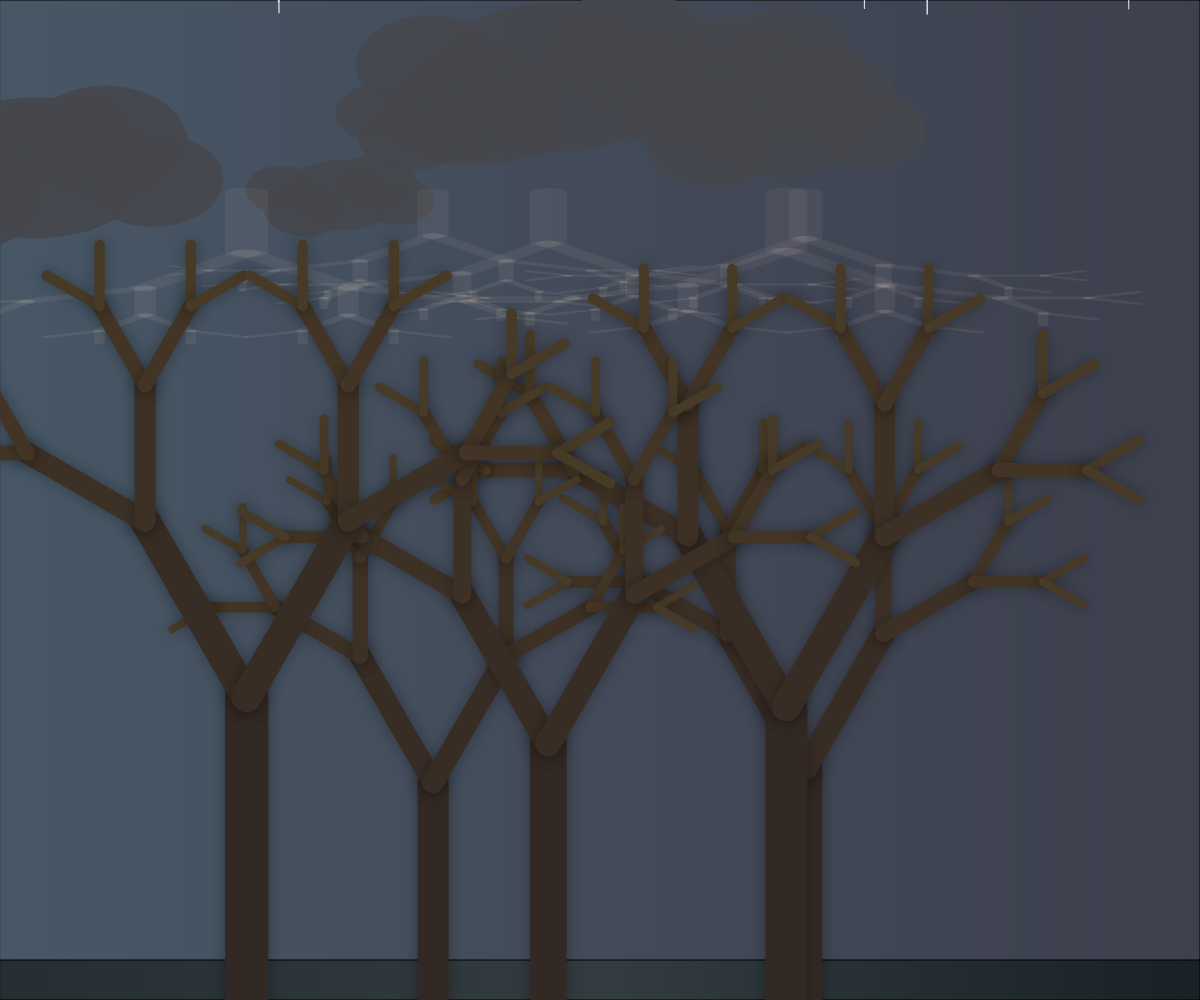
Frame 1 (no input)
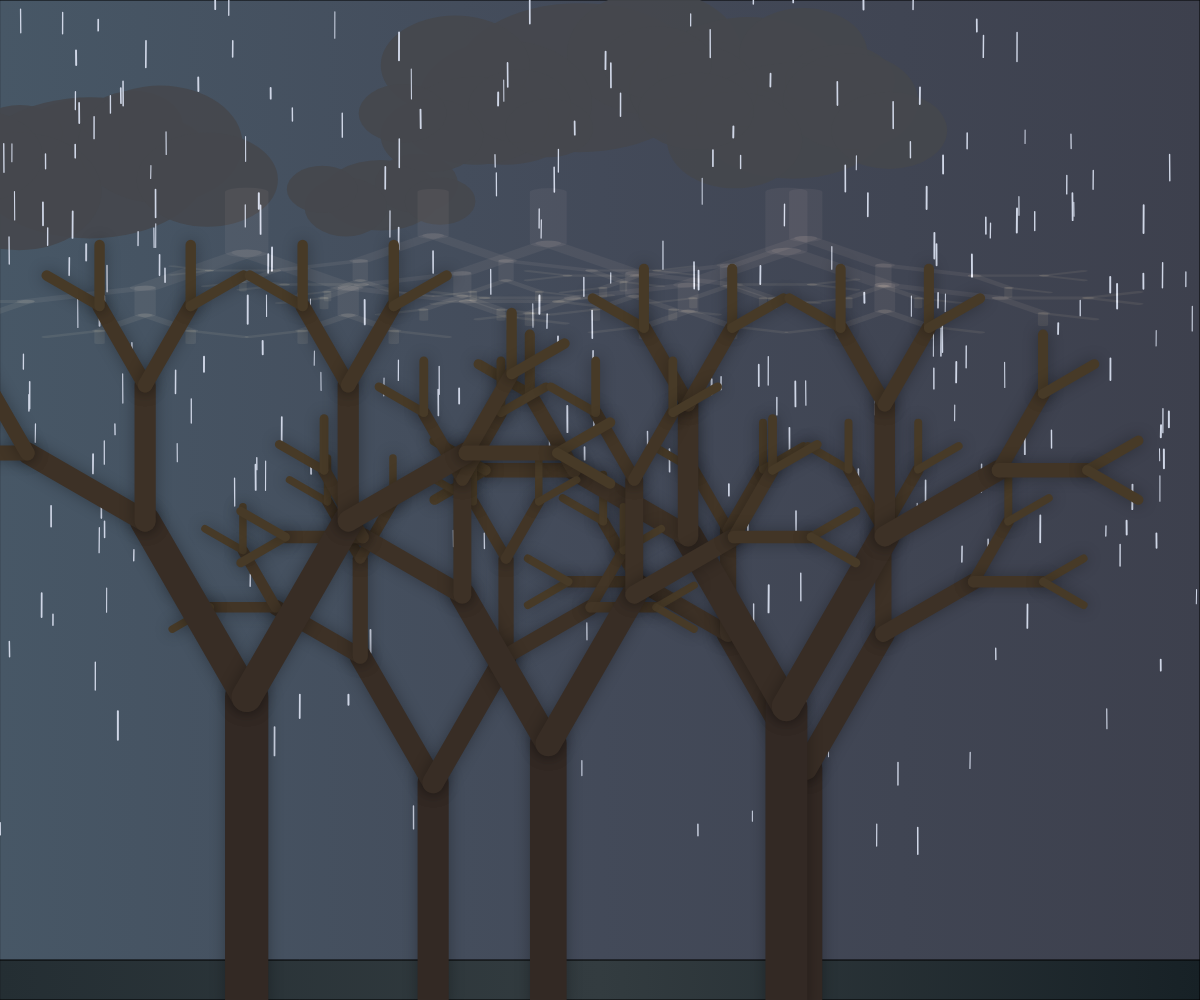
Frame 60 (no input)
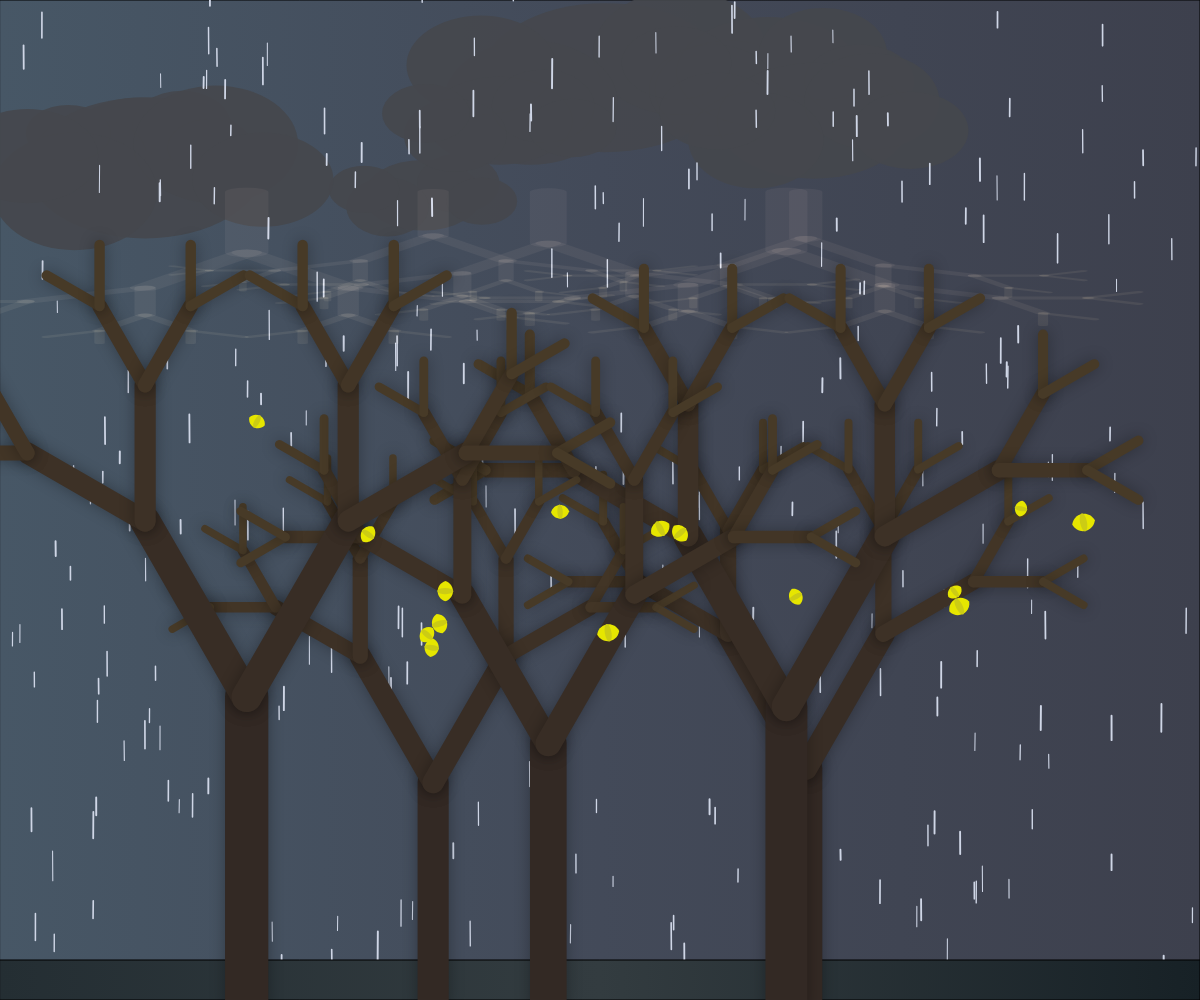
Frame 120 (the mouse pressed at the canvas centre since frame 60)

The p5.js sketch that drew these frames (run headless with seeded random() and noise() and a simulated clock; from frame 60 on, the mouse is pressed at the canvas centre):

// p5.js sketch
// ── sketch.js
// Variables globales
let arboles = [];
let bananos = [];
let gotas = [];
let nubes = [];
let canvas;
let truenos = [];
let ultimoTrueno = 0;

// Configuración inicial
function setup() {
  canvas = createCanvas(windowWidth, windowHeight);
  canvas.style('display', 'block');
  colorMode(HSB, 360, 100, 100, 100);
  
  // Crear árboles fractales
  for (let i = 0; i < 5; i++) {
    let x = random(width * 0.1, width * 0.9);
    arboles.push(new ArbolFractal(x, height, random(height * 0.2, height * 0.3)));
  }
  
  // Crear nubes de lluvia
  for (let i = 0; i < 7; i++) {
    nubes.push(new NubeLluvia(random(width), random(height * 0.05, height * 0.2)));
  }
  
  // Inicializar sistema de gotas de lluvia
  for (let i = 0; i < 300; i++) {
    gotas.push(new Gota(random(width), random(-500, 0)));
  }
}

// Función principal de dibujo
function draw() {
  // Fondo cielo lluvioso con gradiente oscuro
  let gradienteSky = drawingContext.createLinearGradient(0, 0, width, 0);
  gradienteSky.addColorStop(0, color(210, 30, 40)); // Azul oscuro
  gradienteSky.addColorStop(0.5, color(220, 25, 35)); // Azul grisáceo
  gradienteSky.addColorStop(1, color(230, 20, 30)); // Gris azulado
  
  drawingContext.fillStyle = gradienteSky;
  rect(0, 0, width, height);
  
  // Efecto de trueno aleatorio
  if (random(100) < 0.5 && millis() - ultimoTrueno > 5000) {
    truenos.push({
      alpha: 80,
      duracion: random(5, 15)
    });
    ultimoTrueno = millis();
  }
  
  // Dibujar truenos
  for (let i = truenos.length - 1; i >= 0; i--) {
    let trueno = truenos[i];
    // Flash de luz
    fill(60, 10, 100, trueno.alpha);
    rect(0, 0, width, height);
    trueno.alpha -= trueno.duracion;
    if (trueno.alpha <= 0) {
      truenos.splice(i, 1);
    }
  }
  
  // Dibujar nubes
  for (let nube of nubes) {
    nube.actualizar();
    nube.dibujar();
  }
  
  // Dibujar gotas de lluvia
  for (let gota of gotas) {
    gota.actualizar();
    gota.dibujar();
  }
  
  // Dibujar suelo mojado con gradiente
  let gradienteSuelo = drawingContext.createLinearGradient(0, height - 40, width, height - 40);
  gradienteSuelo.addColorStop(0, color(200, 30, 20));
  gradienteSuelo.addColorStop(0.5, color(200, 20, 25));
  gradienteSuelo.addColorStop(1, color(200, 40, 15));
  
  drawingContext.fillStyle = gradienteSuelo;
  rect(0, height - 40, width, 40);
  
  // Reflejos en el suelo
  drawingContext.globalAlpha = 0.2;
  drawingContext.globalCompositeOperation = 'lighter';
  for (let arbol of arboles) {
    push();
    scale(1, -0.2);
    translate(0, -height * 2 + 40);
    arbol.dibujar(true); // Dibujar reflejo
    pop();
  }
  drawingContext.globalAlpha = 1;
  drawingContext.globalCompositeOperation = 'source-over';
  
  // Dibujar árboles
  for (let arbol of arboles) {
    arbol.dibujar(false);
  }
  
  // Actualizar y dibujar bananos
  for (let i = bananos.length - 1; i >= 0; i--) {
    let banano = bananos[i];
    banano.actualizar();
    banano.dibujar();
    
    // Eliminar bananos viejos o que han caído fuera de la pantalla
    if (banano.vida <= 0 || banano.posicion.y > height - 40) {
      bananos.splice(i, 1);
    }
  }
}

// Clase para el árbol fractal
class ArbolFractal {
  constructor(x, y, altura) {
    this.posicion = createVector(x, y);
    this.altura = altura * 1.5;
    this.ancho = this.altura / 10;
    this.color = color(30, 40, 30);
    this.puntosFruto = [];
    this.angulo = PI/6;
    this.reduccion = 0.67;
    this.niveles = 5;
    
    // Generar puntos para los frutos en las puntas de las ramas
    this.calcularPuntosFruto();
  }
  
  calcularPuntosFruto() {
    // Esta función se llamará después de dibujar el árbol para obtener los puntos finales
    this.puntosFruto = [];
    let puntas = [];
    this.obtenerPuntasRamas(this.posicion.x, this.posicion.y, -PI/2, this.altura * 0.7, 0, puntas);
    
    // Seleccionar algunas puntas aleatorias para los frutos
    for (let i = 0; i < min(8, puntas.length); i++) {
      let indice = floor(random(puntas.length));
      if (indice < puntas.length) {
        this.puntosFruto.push(puntas[indice]);
      }
    }
  }
  
  obtenerPuntasRamas(x, y, angulo, longitud, nivel, puntas) {
    // Calcular el punto final de esta rama
    let xFin = x + cos(angulo) * longitud;
    let yFin = y + sin(angulo) * longitud;
    
    // Si es una rama final, añadir a las puntas
    if (nivel === this.niveles - 1) {
      puntas.push({x: xFin, y: yFin});
    } else {
      // Recursión para las ramas hijas
      this.obtenerPuntasRamas(xFin, yFin, angulo - this.angulo, longitud * this.reduccion, nivel + 1, puntas);
      this.obtenerPuntasRamas(xFin, yFin, angulo + this.angulo, longitud * this.reduccion, nivel + 1, puntas);
    }
  }
  
  dibujar(esReflejo = false) {
    push();
    
    if (!esReflejo) {
      // Sombra del árbol solo para el árbol real, no para el reflejo
      drawingContext.shadowBlur = 15;
      drawingContext.shadowColor = 'rgba(0, 0, 0, 0.3)';
    }
    
    // Color del tronco más oscuro para día lluvioso
    stroke(20, 30, 20);
    strokeWeight(this.ancho);
    
    // Dibujar el árbol fractal recursivamente
    this.dibujarRama(this.posicion.x, this.posicion.y, -PI/2, this.altura * 0.7, 0);
    
    // Puntos de frutos (invisibles)
    noFill();
    noStroke();
    for (let punto of this.puntosFruto) {
      ellipse(punto.x, punto.y, 5, 5);
    }
    
    pop();
  }
  
  dibujarRama(x, y, angulo, longitud, nivel) {
    // Calcular el punto final de esta rama
    let xFin = x + cos(angulo) * longitud;
    let yFin = y + sin(angulo) * longitud;
    
    // Ajustar el grosor según el nivel
    strokeWeight(this.ancho * pow(0.7, nivel));
    
    // Ajustar el color según el nivel
    let tono = map(nivel, 0, this.niveles, 20, 40);
    let saturacion = map(nivel, 0, this.niveles, 30, 50);
    let brillo = map(nivel, 0, this.niveles, 20, 30);
    stroke(tono, saturacion, brillo);
    
    // Dibujar esta rama
    line(x, y, xFin, yFin);
    
    // Si no hemos llegado al nivel máximo, dibujar las ramas hijas
    if (nivel < this.niveles - 1) {
      this.dibujarRama(xFin, yFin, angulo - this.angulo, longitud * this.reduccion, nivel + 1);
      this.dibujarRama(xFin, yFin, angulo + this.angulo, longitud * this.reduccion, nivel + 1);
    }
  }
  
  generarBanano() {
    if (this.puntosFruto.length > 0) {
      // Calcular puntos de fruto si no se ha hecho
      if (this.puntosFruto.length === 0) {
        this.calcularPuntosFruto();
      }
      
      let puntoAleatorio = random(this.puntosFruto);
      bananos.push(new Banano(puntoAleatorio.x, puntoAleatorio.y));
    }
  }
}

// Clase para las gotas de lluvia
class Gota {
  constructor(x, y) {
    this.posicion = createVector(x, y);
    this.velocidad = createVector(random(-0.5, 0.5), random(5, 15));
    this.longitud = random(10, 30);
    this.grosor = random(1, 2);
    this.alpha = random(150, 220);
  }
  
  actualizar() {
    this.posicion.add(this.velocidad);
    
    // Si la gota sale de la pantalla, reiniciarla arriba
    if (this.posicion.y > height) {
      this.posicion.y = random(-100, 0);
      this.posicion.x = random(width);
      this.velocidad.y = random(5, 15);
      this.longitud = random(10, 30);
    }
  }
  
  dibujar() {
    push();
    stroke(220, 10, 90, this.alpha);
    strokeWeight(this.grosor);
    line(
      this.posicion.x, 
      this.posicion.y, 
      this.posicion.x + this.velocidad.x * 0.5, 
      this.posicion.y - this.longitud
    );
    pop();
  }
}

// Clase para las nubes de lluvia
class NubeLluvia {
  constructor(x, y) {
    this.posicion = createVector(x, y);
    this.velocidad = createVector(random(0.3, 1.2), 0);
    this.tamaño = random(100, 250);
    this.color = color(220, 10, 30, 90);
    this.gotasTimer = 0;
  }
  
  actualizar() {
    this.posicion.add(this.velocidad);
    
    // Si la nube sale de la pantalla, vuelve a aparecer por el otro lado
    if (this.posicion.x > width + this.tamaño) {
      this.posicion.x = -this.tamaño;
      this.posicion.y = random(height * 0.05, height * 0.2);
    }
  }
  
  dibujar() {
    push();
    translate(this.posicion.x, this.posicion.y);
    
    // Dibujar nube más oscura para día lluvioso
    fill(this.color);
    noStroke();
    
    // Forma de nube más compleja
    ellipse(0, 0, this.tamaño, this.tamaño * 0.6);
    ellipse(this.tamaño * 0.3, -this.tamaño * 0.1, this.tamaño * 0.7, this.tamaño * 0.5);
    ellipse(-this.tamaño * 0.3, this.tamaño * 0.1, this.tamaño * 0.7, this.tamaño * 0.5);
    ellipse(this.tamaño * 0.5, this.tamaño * 0.05, this.tamaño * 0.6, this.tamaño * 0.4);
    ellipse(-this.tamaño * 0.5, -this.tamaño * 0.05, this.tamaño * 0.6, this.tamaño * 0.4);
    
    pop();
  }
}

// Clase para los bananos
class Banano {
  constructor(x, y) {
    this.posicion = createVector(x, y);
    this.velocidad = createVector(random(-0.5, 0.5), random(-0.2, 0.5));
    this.aceleracion = createVector(0, 0.1);
    this.tamaño = random(15, 25);
    this.rotacion = random(TWO_PI);
    this.velocidadRotacion = random(-0.02, 0.02);
    this.color = color(60, 100, 90); // Amarillo para banano
    this.vida = random(200, 300);
  }
  
  actualizar() {
    // Aplicar física
    this.velocidad.add(this.aceleracion);
    this.posicion.add(this.velocidad);
    
    // Aplicar resistencia del aire
    this.velocidad.mult(0.99);
    
    // Actualizar rotación
    this.rotacion += this.velocidadRotacion;
    
    // Reducir vida
    this.vida--;
  }
  
  dibujar() {
    push();
    translate(this.posicion.x, this.posicion.y);
    rotate(this.rotacion);
    
    // Dibujar banano
    fill(this.color);
    noStroke();
    
    // Forma de banano
    beginShape();
    vertex(0, -this.tamaño/2);
    bezierVertex(this.tamaño/2, -this.tamaño/3, this.tamaño/2, this.tamaño/3, 0, this.tamaño/2);
    bezierVertex(-this.tamaño/2, this.tamaño/3, -this.tamaño/2, -this.tamaño/3, 0, -this.tamaño/2);
    endShape(CLOSE);
    
    // Detalles del banano
    fill(60, 90, 80);
    ellipse(0, 0, this.tamaño * 0.8, this.tamaño * 0.3);
    
    pop();
  }
}

// Clase para el sol
class Sol {
  constructor(x, y) {
    this.posicion = createVector(x, y);
    this.tamaño = min(width, height) * 0.15;
    this.angulo = 0;
    this.color = color(35, 80, 95); // Color más suave
    this.resplandor = 0;
  }
  
  actualizar() {
    this.angulo += 0.005;
    this.resplandor = sin(frameCount * 0.02) * 10; // Efecto de pulsación suave
  }
  
  dibujar() {
    push();
    translate(this.posicion.x, this.posicion.y);
    
    // Resplandor exterior
    drawingContext.shadowBlur = 50 + this.resplandor;
    drawingContext.shadowColor = color(35, 90, 100, 70);
    
    // Gradiente de sol
    let gradiente = drawingContext.createRadialGradient(0, 0, 0, 0, 0, this.tamaño/2);
    gradiente.addColorStop(0, color(40, 80, 100, 100));
    gradiente.addColorStop(0.7, color(35, 90, 95, 100));
    gradiente.addColorStop(1, color(30, 100, 90, 90));
    
    drawingContext.fillStyle = gradiente;
    
    // Sol
    noStroke();
    ellipse(0, 0, this.tamaño + this.resplandor, this.tamaño + this.resplandor);
    
    // Rayos de sol sutiles
    drawingContext.shadowBlur = 0;
    fill(40, 80, 100, 20);
    for (let i = 0; i < 8; i++) {
      push();
      rotate(this.angulo + i * TWO_PI / 8);
      let rayoLongitud = this.tamaño * 1.2;
      let rayoAncho = map(sin(frameCount * 0.05 + i), -1, 1, 0.1, 0.2);
      ellipse(rayoLongitud/2, 0, rayoLongitud, rayoLongitud * rayoAncho);
      pop();
    }
    
    pop();
  }
}

// Clase para las nubes
class Nube {
  constructor(x, y) {
    this.posicion = createVector(x, y);
    this.velocidad = createVector(random(0.2, 0.8), 0);
    this.tamaño = random(50, 150);
    this.color = color(0, 0, 100, 80);
  }
  
  actualizar() {
    this.posicion.add(this.velocidad);
    
    // Si la nube sale de la pantalla, vuelve a aparecer por el otro lado
    if (this.posicion.x > width + this.tamaño) {
      this.posicion.x = -this.tamaño;
      this.posicion.y = random(height * 0.1, height * 0.3);
    }
  }
  
  dibujar() {
    push();
    translate(this.posicion.x, this.posicion.y);
    
    // Dibujar nube
    fill(this.color);
    noStroke();
    ellipse(0, 0, this.tamaño, this.tamaño * 0.6);
    ellipse(this.tamaño * 0.3, -this.tamaño * 0.1, this.tamaño * 0.7, this.tamaño * 0.5);
    ellipse(-this.tamaño * 0.3, this.tamaño * 0.1, this.tamaño * 0.7, this.tamaño * 0.5);
    
    pop();
  }
}

// Clase para los pájaros
class Pajaro {
  constructor(x, y) {
    this.posicion = createVector(x, y);
    this.velocidad = createVector(random(1, 3) * (random() > 0.5 ? 1 : -1), 0);
    this.tamaño = random(10, 20);
    this.color = color(random(0, 360), 80, 30);
    this.aleteo = 0;
    this.velocidadAleteo = random(0.1, 0.3);
  }
  
  actualizar() {
    this.posicion.add(this.velocidad);
    this.aleteo += this.velocidadAleteo;
    
    // Si el pájaro sale de la pantalla, vuelve a aparecer por el otro lado
    if (this.posicion.x > width + this.tamaño) {
      this.posicion.x = -this.tamaño;
      this.posicion.y = random(height * 0.2, height * 0.5);
    } else if (this.posicion.x < -this.tamaño) {
      this.posicion.x = width + this.tamaño;
      this.posicion.y = random(height * 0.2, height * 0.5);
    }
  }
  
  dibujar() {
    push();
    translate(this.posicion.x, this.posicion.y);
    
    // Orientar el pájaro según su dirección
    if (this.velocidad.x < 0) {
      scale(-1, 1);
    }
    
    // Dibujar pájaro
    fill(this.color);
    noStroke();
    
    // Alas
    let alaSuperior = map(sin(this.aleteo), -1, 1, -this.tamaño * 0.5, -this.tamaño * 0.2);
    triangle(0, 0, this.tamaño, alaSuperior, this.tamaño * 0.5, 0);
    
    // Cuerpo y cabeza
    ellipse(0, 0, this.tamaño * 1.5, this.tamaño * 0.8);
    ellipse(-this.tamaño * 0.6, -this.tamaño * 0.2, this.tamaño * 0.7, this.tamaño * 0.7);
    
    // Pico
    fill(40, 100, 100);
    triangle(-this.tamaño * 0.9, -this.tamaño * 0.2, -this.tamaño * 1.2, -this.tamaño * 0.1, -this.tamaño * 0.9, 0);
    
    pop();
  }
}

// Función para detectar clics y generar bananos
function mousePressed() {
  // Generar bananos en todos los árboles
  for (let arbol of arboles) {
    for (let i = 0; i < 3; i++) {
      arbol.generarBanano();
    }
  }
  
  // Añadir efecto de trueno al hacer clic
  truenos.push({
    alpha: 100,
    duracion: 8
  });
  ultimoTrueno = millis();
}

// Ajustar el tamaño del canvas cuando cambia el tamaño de la ventana
function windowResized() {
  resizeCanvas(windowWidth, windowHeight);
  
  // Reposicionar el sol
  sol.posicion.x = width * 0.8;
  sol.posicion.y = height * 0.2;
  sol.tamaño = min(width, height) * 0.15;
}
// ── styles.css
body {
    margin: 0;
    overflow: hidden;
    background-color: #1a2a3a; /* Fondo oscuro para día lluvioso */
    cursor: pointer;
    font-family: 'Segoe UI', Tahoma, Geneva, Verdana, sans-serif;
}

canvas {
    display: block;
    box-shadow: 0 0 30px rgba(0, 0, 0, 0.5); /* Sombra más pronunciada */
}

#instrucciones {
    position: absolute;
    bottom: 20px;
    left: 50%;
    transform: translateX(-50%);
    color: #e0e0e0; /* Texto más claro */
    text-align: center;
    padding: 12px 20px;
    background-color: rgba(30, 40, 50, 0.7); /* Fondo oscuro semitransparente */
    border-radius: 8px;
    box-shadow: 0 2px 15px rgba(0, 0, 0, 0.3), 0 0 5px rgba(100, 150, 255, 0.2); /* Efecto de brillo azulado */
    font-size: 14px;
    letter-spacing: 0.5px;
    backdrop-filter: blur(5px);
    border: 1px solid rgba(100, 150, 200, 0.3); /* Borde sutil */
}
